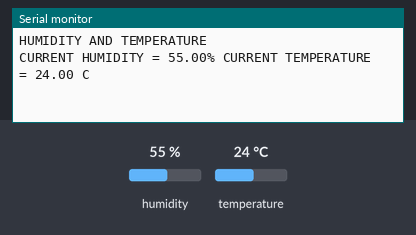
Recording of a sketch running on a simulated Arduino Uno, built with avr-gcc and run on an emulated ATmega328P. Parts: the last lines printed to the serial monitor. The inputs (shaded band) are chosen by the test bench; at power-on: humidity 55 %, temperature 24 °C.

Above: at 3.2 s.
3.3 s: humidity set to 22 %
At 5.0 s:
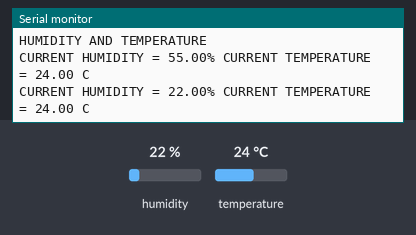
6.0 s: temperature set to 12 °C
At 7.4 s:
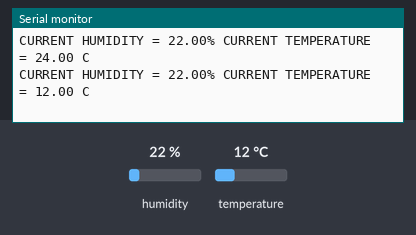
8.7 s: humidity set to 40 %
At 11.1 s:
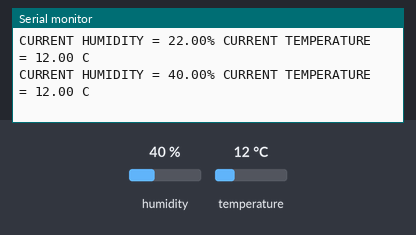
Timing chart, 0 to 12.6 s (numbered marks = the images above; inputs shaded):
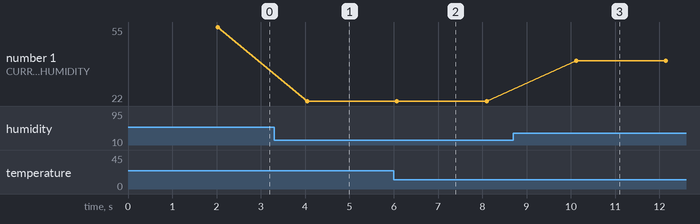

Measured:
- after the input at 3.3 s, the serial monitor: prints a new line after 0.75 s (image 1)
- after the input at 6.0 s, the serial monitor: prints a new line after 0.07 s (image 2)
- after the input at 8.7 s, the serial monitor: prints a new line after 1.4 s (image 3)
- plotted number 1: 55 → 22 after the input at 3.3 s, 22 → 40 after the input at 8.7 s

The sketch:

DHT.ino
```cpp
#include <DHT.h>
#define DHTTYPE DHT11

#define dht_pin 2
DHT dht(dht_pin, DHTTYPE);

void setup()
{
  dht.begin();
  Serial.begin(9600);
  Serial.println("HUMIDITY AND TEMPERATURE \n\n");
  delay(2000);

}

void loop()
{
  float humidity = dht.readHumidity();
  float temperature = dht.readTemperature();
  Serial.print("CURRENT HUMIDITY = ");
  Serial.print(humidity);
  Serial.print("% ");
  Serial.print("CURRENT TEMPERATURE = ");
  Serial.print(temperature);
  Serial.print(" C");
  Serial.print("\n");
  delay(2000);

}
```
